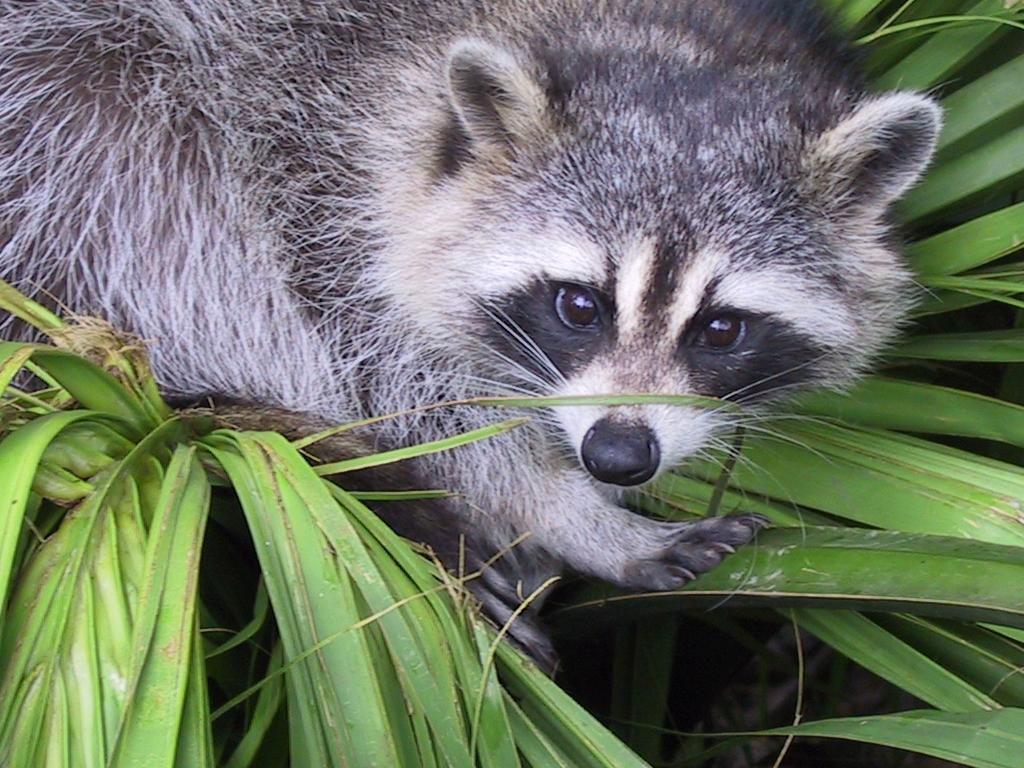
#> input picture Py-1/ex04/animal.jpeg, 1024 x 768 px
$ python load_image.py
#> lines starting #> are read from the running program, lines starting #| are printed output that depends on the picture
### Py-1/ex04/rotate.py
import numpy as np

def rotate(array: np.ndarray) -> np.ndarray :

    res = np.zeros((400, 400), dtype=array.dtype)
    array = array[:,:,0]

    for i in range(400):
        for j in range(400):
            res[j][i] = array[i][j]
    # [8 lines of commented-out code are left out]

    res = res[::-1]
    return res

### Py-1/ex04/load_image.py
import numpy as np
import matplotlib.pyplot as plt
from PIL import Image
from rotate import rotate

def load_img() :

    try :
        img = Image.open("animal.jpeg")
#> img is the input picture: PIL image 1024x768 RGB; mean R, G, B 110.7, 117.7, 102.1
    except Exception as e :
        raise ValueError(f"Error: {e}")

    img = img.convert("L")
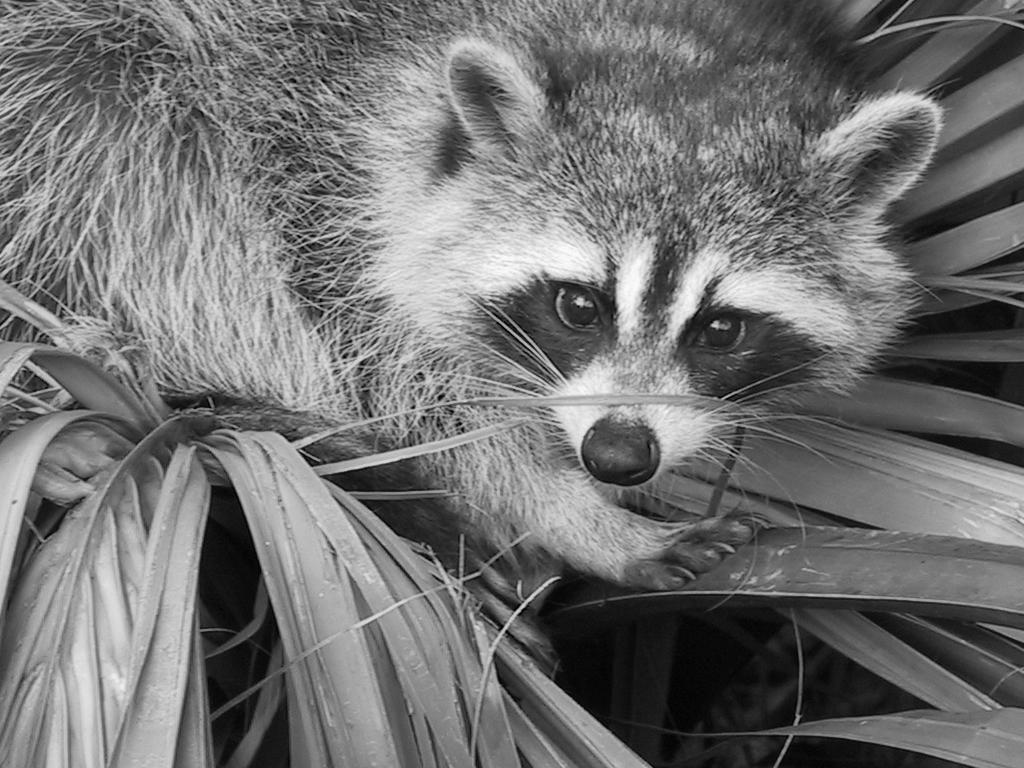
#> img: PIL image 1024x768 L; min 0, max 253, mean 113.8
    array = np.array(img)
    len_ = array.shape
#> len_ = (768, 1024)
    array = array[int(len_[0]/2 - 200):int(len_[0]/2 + 200), int(len_[0]/2 - 200):int(len_[0]/2 + 200)]
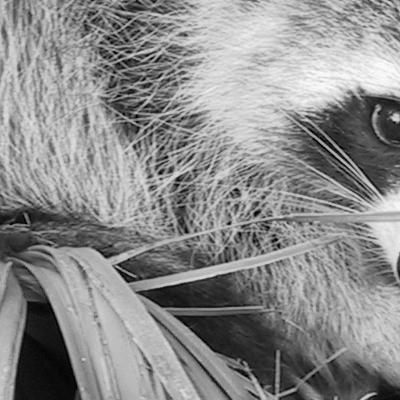
#> array: shape (400, 400); min 0, max 253, mean 139.8
    array_ = array
    array = array[:,:,np.newaxis]

    print(f"The shape of image is: {array.shape} or {array_.shape}\n{array}")
#> (printed output is left out)

    array = rotate(array)
#> after the loop in rotate, `for i in range(400):`:
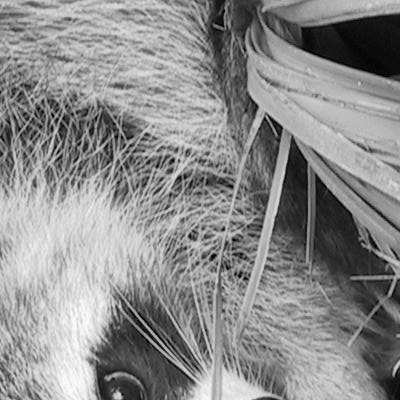
#> res: shape (400, 400); min 0, max 253, mean 139.8
#> in rotate, `res = res[::-1]`:
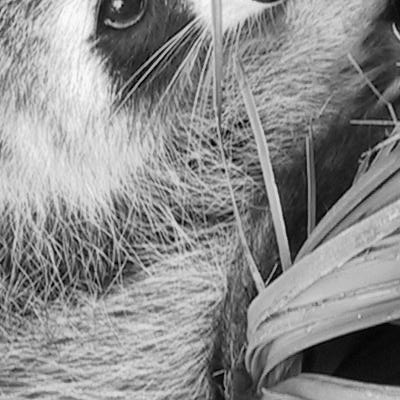
#> res: shape (400, 400); min 0, max 253, mean 139.8

    # array = array[:,:,0]
    print(f"New shape after Transpose: {array.shape}")
#| New shape after Transpose: (400, 400)

    print(array)
#> (printed output is left out)

    plt.imshow(array, cmap='gray')
    plt.savefig("image_final.png")


    return

def main() -> int :
    load_img()

    return 1

if (__name__ == "__main__") :
    main()
